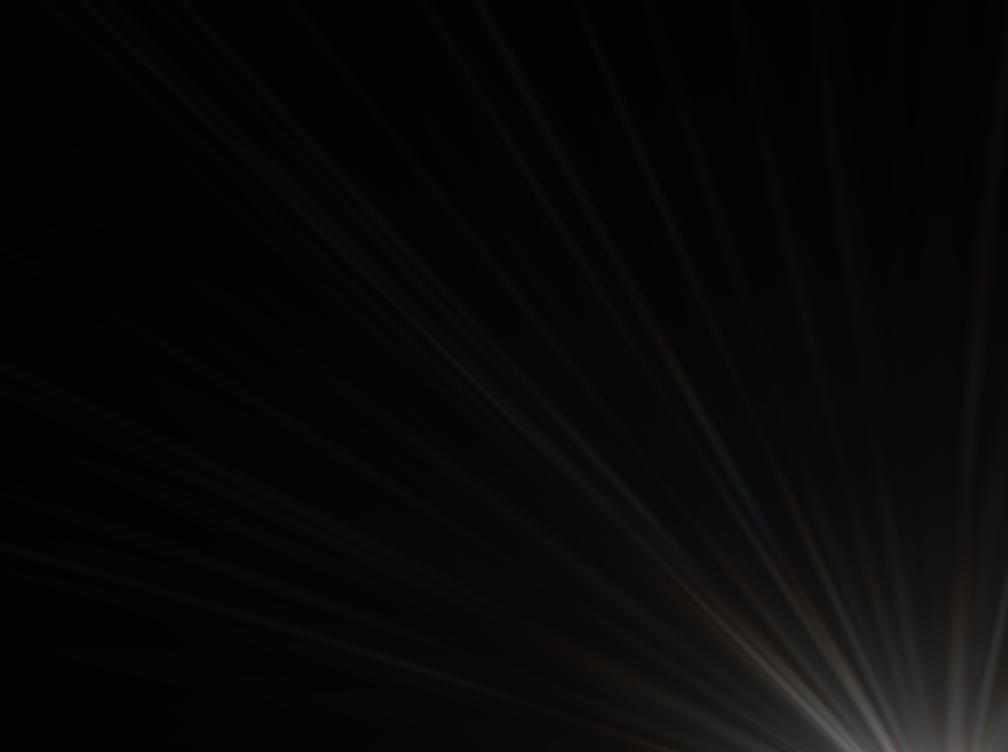
#> input picture masks/lens-flare/aperture0000_blur00_crop00.png, 1008 x 752 px; its folder holds 4 pictures in this run
$ python add_augmentations.py
#> lines starting #> are read from the running program, lines starting #| are printed output that depends on the picture; after the words box and inside, x2 and y2 are one past the last pixel; in counts of white or black regions, pixels touching at a corner belong together; pictures that were not available may be replaced by others from this repository, and a replacement may not be noted


import numpy as np
import cv2
import os
import PIL.Image
from PIL import ImageEnhance, ImageOps


images_path = 'customdata/rgb/'
images_list = [image for image in sorted(os.listdir(images_path))]
images_len = len(images_list)


# [121 lines left out: functions aug_bright, aug_shadow, add_flare, not called in this run]


# Generate boolean masks for flares for labeling
def create_flare_booleans():
    flares_path = 'masks/lens-flare/'
    bools_path = 'masks/flare_booleans/'
    flares_list = [mask for mask in sorted(os.listdir(flares_path)) if ".png" in mask]
    for flare_ind, flare in enumerate(flares_list):
        # print(flare)
        bools_name = flare[:-4] + '_augbool.jpg'
        flare = cv2.imread(flares_path + flare, cv2.IMREAD_UNCHANGED)
#> flare is the input picture: shape (752, 1008, 3); mean B, G, R 7.9, 8.3, 8.9
        flare = cv2.cvtColor(flare, cv2.COLOR_BGR2GRAY)
#> flare: shape (752, 1008)
        # apply Otsu's automatic thresholding
        (T, thresh) = cv2.threshold(flare, 0, 255,
            cv2.THRESH_BINARY | cv2.THRESH_OTSU)
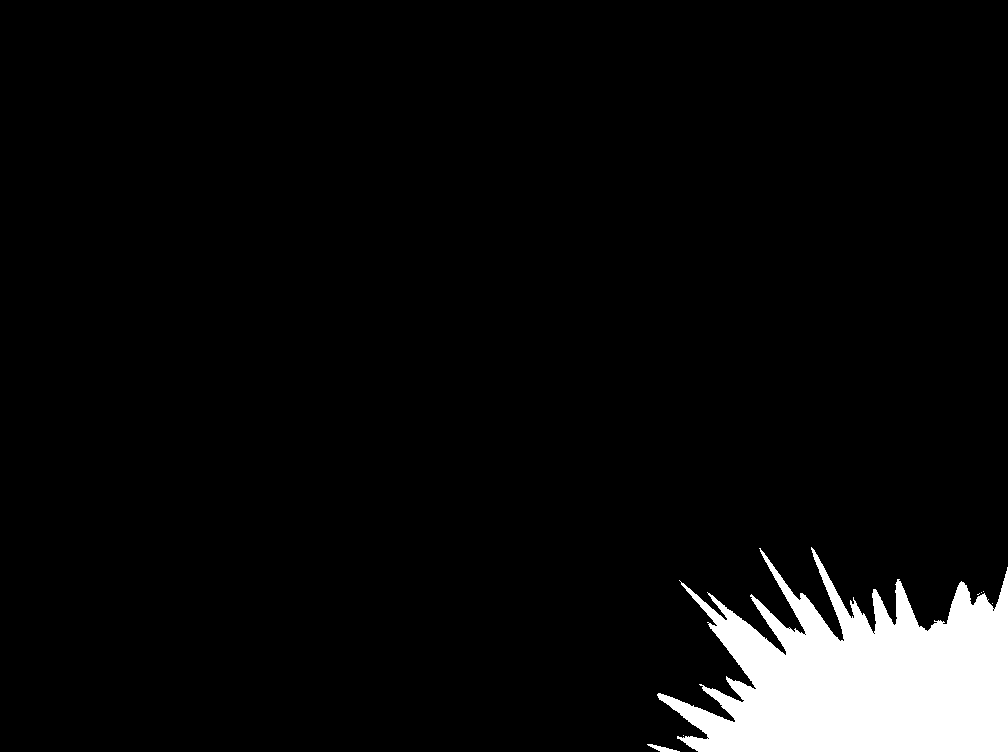
#> thresh: shape (752, 1008); 5.6% white; 7 white regions (5 under 20 px), largest, box (x1, y1, x2, y2) and area: (657, 547, 1008, 752) 42553, (647, 744, 680, 752) 111
#> T = 24
        T2, thresh2 = cv2.threshold(flare,T + 130,255,cv2.THRESH_BINARY)
#> thresh2: shape (752, 1008); every value is 0
#> T2 = 154
        cv2.imwrite(os.path.join(bools_path,bools_name), thresh2)
#> pass 2 of the loop in create_flare_booleans, `for flare_ind, flare in enumerate(flares_list):`:
#> bools_name = 'aperture0000_blur00_crop02_augbool.jpg'
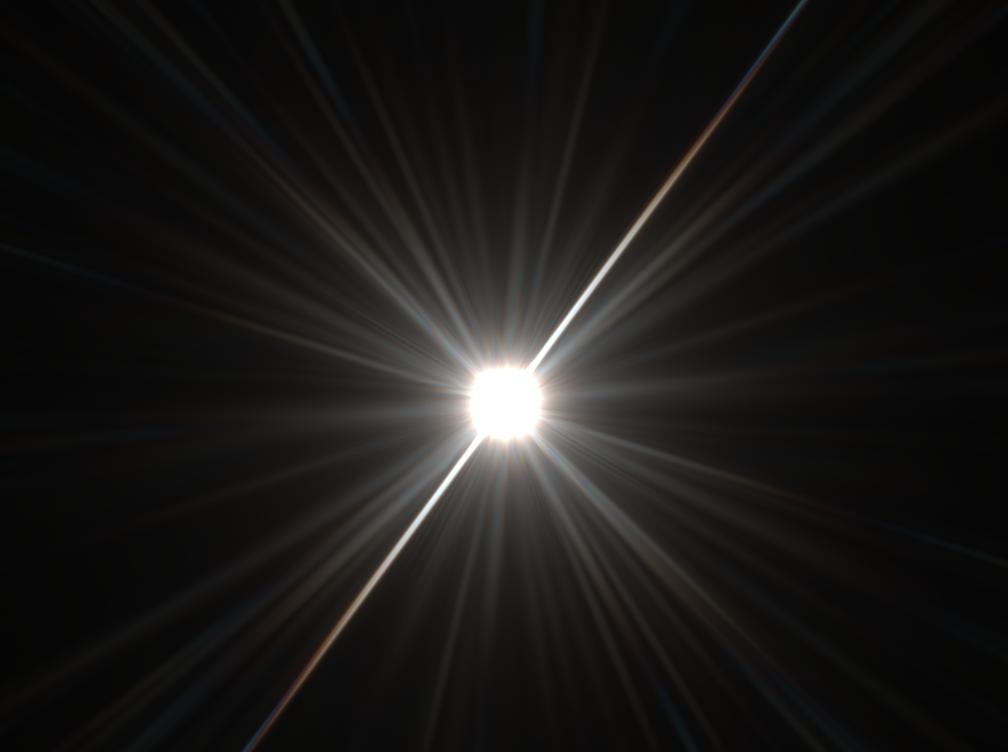
#> input picture masks/lens-flare/aperture0000_blur00_crop02.png, 1008 x 752 px
#> in create_flare_booleans, flare is the input picture: shape (752, 1008, 3); mean B, G, R 23.2, 24.3, 25.8
#> flare: shape (752, 1008)
#> in create_flare_booleans, `(T, thresh) = cv2.threshold(flare, 0, 255, cv2.THRESH_BINARY | cv2.THR..`:
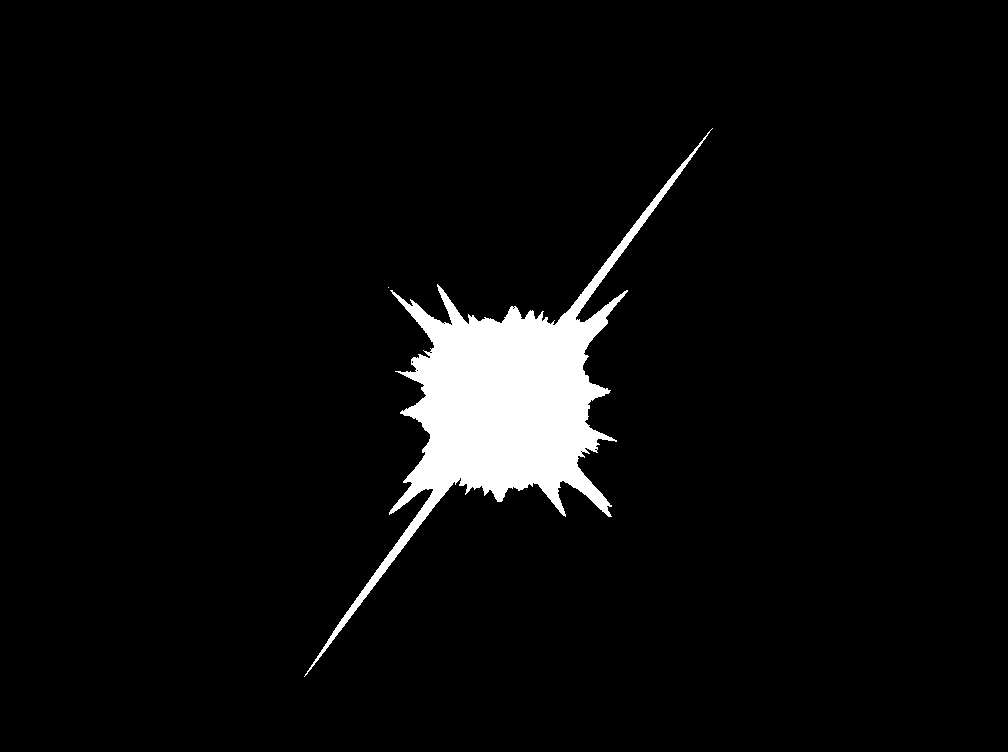
#> thresh: shape (752, 1008); 4.6% white; 2 white regions (1 under 20 px), largest, box (x1, y1, x2, y2) and area: (304, 128, 713, 677) 34532
#> T = 82
#> in create_flare_booleans, `T2, thresh2 = cv2.threshold(flare,T + 130,255,cv2.THRESH_BINARY)`:
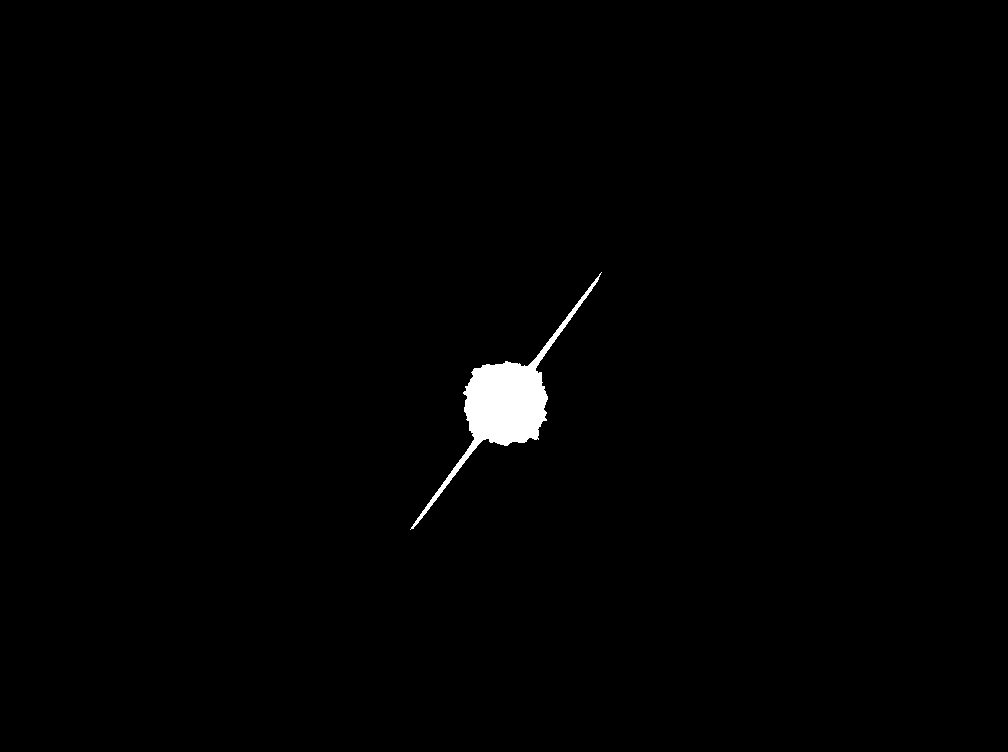
#> thresh2: shape (752, 1008); 0.89% white; 1 white region, box (x1, y1, x2, y2) and area: (410, 272, 602, 530) 6781
#> T2 = 212
#> pass 3 of the loop in create_flare_booleans, `for flare_ind, flare in enumerate(flares_list):`:
#> bools_name = 'aperture0000_blur01_crop01_augbool.jpg'
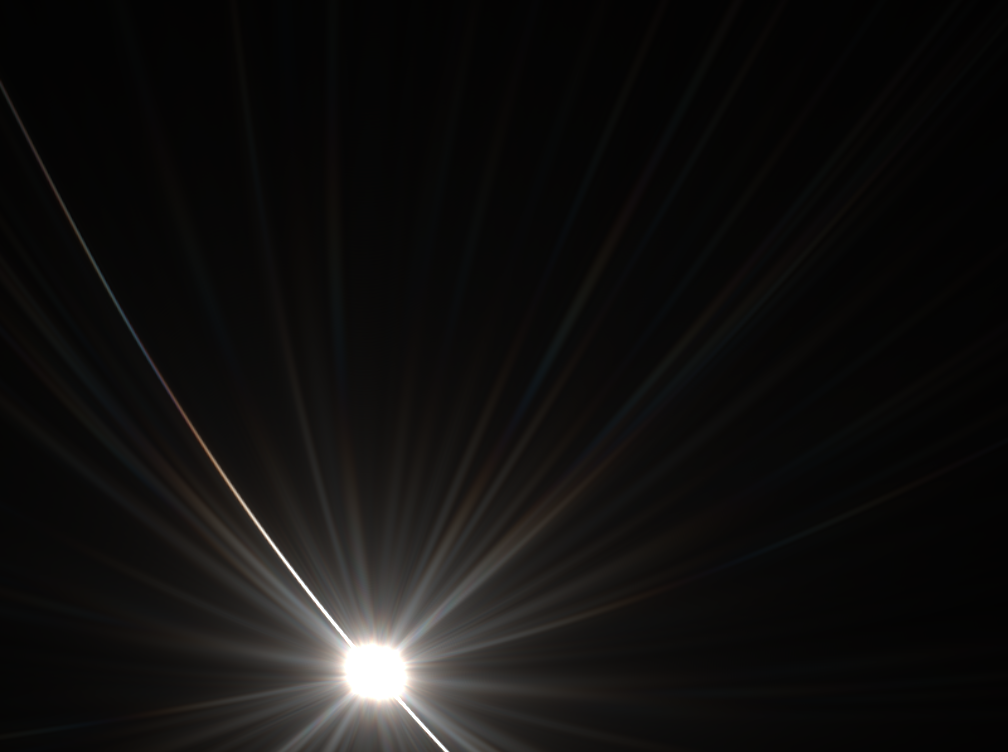
#> input picture masks/lens-flare/aperture0000_blur01_crop01.png, 1008 x 752 px
#> in create_flare_booleans, flare is the input picture: shape (752, 1008, 3); mean B, G, R 15.2, 15.9, 17
#> flare: shape (752, 1008)
#> in create_flare_booleans, `(T, thresh) = cv2.threshold(flare, 0, 255, cv2.THRESH_BINARY | cv2.THR..`:
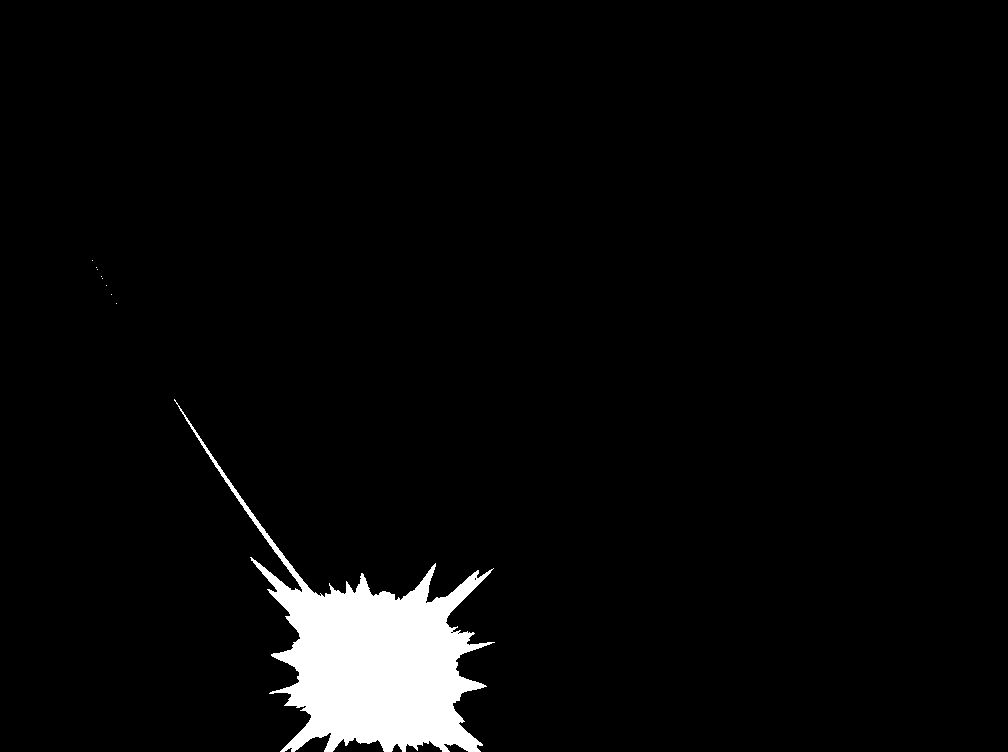
#> thresh: shape (752, 1008); 3.7% white; 9 white regions (8 under 20 px), largest, box (x1, y1, x2, y2) and area: (174, 399, 495, 752) 28352
#> T = 71
#> in create_flare_booleans, `T2, thresh2 = cv2.threshold(flare,T + 130,255,cv2.THRESH_BINARY)`:
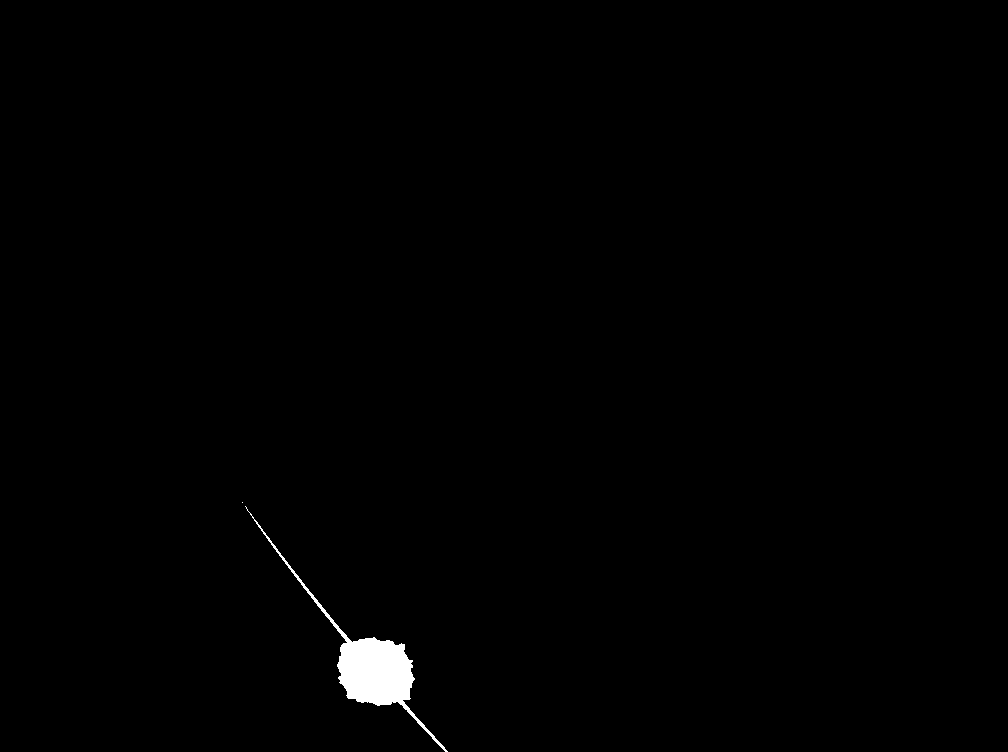
#> thresh2: shape (752, 1008); 0.64% white; 2 white regions (1 under 20 px), largest, box (x1, y1, x2, y2) and area: (245, 506, 448, 752) 4856
#> T2 = 201
#> the loop made 4 passes; the first 3 are shown
    print("done!")

# add_flare()
create_flare_booleans()
